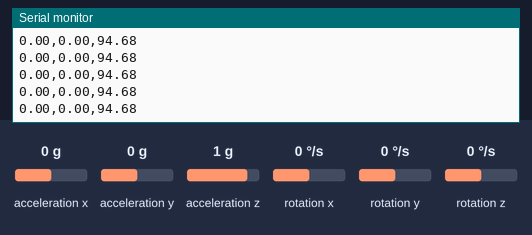
The sketch below on a simulated Arduino Uno, built with avr-gcc and run on an emulated ATmega328P. Shown: the last lines printed to the serial monitor. The inputs (shaded band) are chosen by the test bench; at power-on: acceleration x 0 g, acceleration y 0 g, acceleration z 1 g, rotation x 0 °/s, rotation y 0 °/s, rotation z 0 °/s.

Above: at 1.9 s.
2.0 s: acceleration x set to -1.4 g
At 2.5 s:
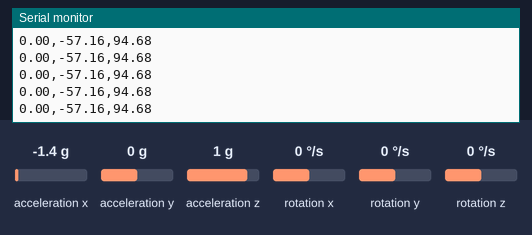
3.5 s: acceleration y set to -1.4 g
At 4.5 s:
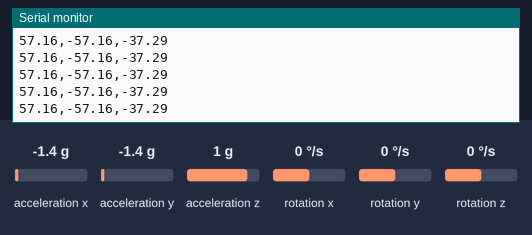
5.0 s: acceleration z set to -1.4 g
At 5.9 s:
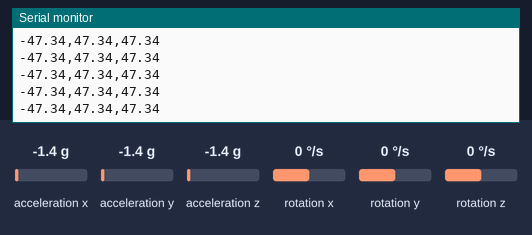
6.5 s: acceleration x set to 0.8 g
At 7.3 s:
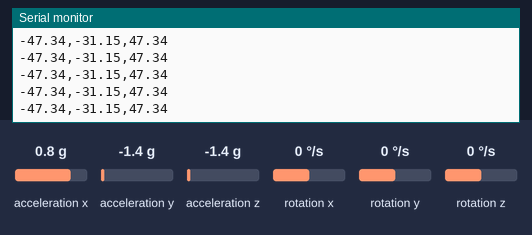
9.5 s: acceleration z set to 0 g
At 10.3 s:
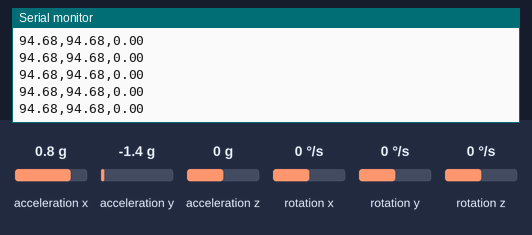
Timing chart, 0 to 12.5 s (numbered marks = the images above; inputs shaded):
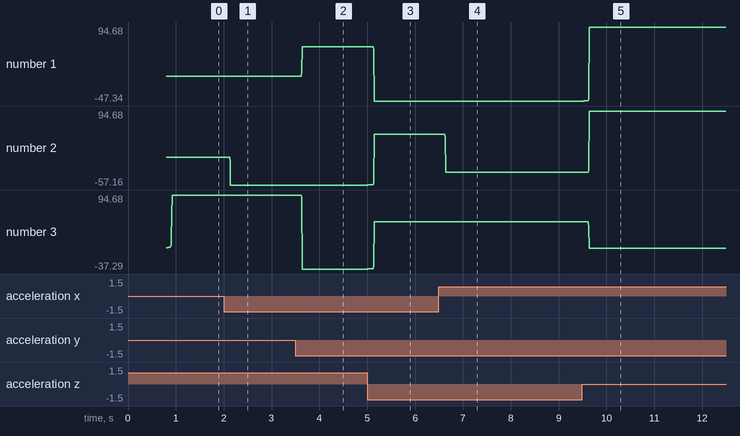

Measured:
- after the input at 2.0 s, the serial monitor: prints a new line at once (image 1)
- after the input at 3.5 s, the serial monitor: prints a new line at once (image 2)
- after the input at 5.0 s, the serial monitor: prints a new line at once (image 3)
- after the input at 6.5 s, the serial monitor: prints a new line at once (image 4)
- after the input at 9.5 s, the serial monitor: prints a new line at once (image 5)
- plotted number 1: 0 → 57.16 after the input at 3.5 s, 57.16 → -47.34 after the input at 5.0 s, -47.34 → 94.68 after the input at 9.5 s
- plotted number 2: 0 → -57.16 after the input at 2.0 s, -57.16 → 47.34 after the input at 5.0 s, 47.34 → -31.15 after the input at 6.5 s, -31.15 → 94.68 after the input at 9.5 s
- plotted number 3: 94.68 → -37.29 after the input at 3.5 s, -37.29 → 47.34 after the input at 5.0 s, 47.34 → 0 after the input at 9.5 s

The sketch:

mpu6050.ino
```cpp
#include "I2Cdev.h"
#include "MPU6050.h"
#include "Wire.h"

MPU6050 accelgyro;

unsigned long now, lastTime = 0;
float dt; //微分时间

int16_t ax, ay, az, gx, gy, gz; //加速度计陀螺仪原始数据
float aax = 0, aay = 0, aaz = 0, agx = 0, agy = 0, agz = 0; //角度变量
long axo = 0, ayo = 0, azo = 0; //加速度计偏移量
long gxo = 0, gyo = 0, gzo = 0; //陀螺仪偏移量

const float pi = 3.1415926;
const float AcceRatio = 16384.0; //加速度计比例系数
const float GyroRatio = 131.0;   //陀螺仪比例系数

const int n_sample = 8; //加速度计滤波算法采样个数
float aaxs[n_sample] = {0}, aays[n_sample] = {0},
                       aazs[n_sample] = {0};     // x,y轴采样队列
long aax_sum, aay_sum, aaz_sum; // x,y轴采样和

float a_x[10] = {0}, a_y[10] = {0}, a_z[10] = {0}, g_x[10] = {0}, g_y[10] = {0},
                               g_z[10] = {0};              //加速度计协方差计算队列
float Px = 1, Rx, Kx, Sx, Vx, Qx; // x轴卡尔曼变量
float Py = 1, Ry, Ky, Sy, Vy, Qy; // y轴卡尔曼变量
float Pz = 1, Rz, Kz, Sz, Vz, Qz; // z轴卡尔曼变量

void initial_mpu() {
  accelgyro.initialize();     //初始化
  unsigned short times = 200; //采样次数
  for (int i = 0; i < times; i++) {
    accelgyro.getMotion6(&ax, &ay, &az, &gx, &gy, &gz); //读取六轴原始数值
    axo += ax;
    ayo += ay;
    azo += az; //采样和
    gxo += gx;
    gyo += gy;
    gzo += gz;
  }
  axo /= times;
  ayo /= times;
  azo /= times; //计算加速度计偏移
  gxo /= times;
  gyo /= times;
  gzo /= times; //计算陀螺仪偏
}

void setup() {
  Wire.begin();
  Serial.begin(115200);
  initial_mpu();
}

void loop() {
  kalman();
}

void kalman() {
  unsigned long now = millis();   //当前时间(ms)
  dt = (now - lastTime) / 1000.0; //微分时间(s)
  lastTime = now;                 //上一次采样时间(ms)

  accelgyro.getMotion6(&ax, &ay, &az, &gx, &gy, &gz); //读取六轴原始数值

  float accx = ax / AcceRatio; // x轴加速度
  float accy = ay / AcceRatio; // y轴加速度
  float accz = az / AcceRatio; // z轴加速度

  aax = atan(accy / accz) * (-180) / pi; // y轴对于z轴的夹角
  aay = atan(accx / accz) * 180 / pi;    // x轴对于z轴的夹角
  aaz = atan(accz / accy) * 180 / pi;    // z轴对于y轴的夹角

  aax_sum = 0; //对于加速度计原始数据的滑动加权滤波算法
  aay_sum = 0;
  aaz_sum = 0;

  for (int i = 1; i < n_sample; i++) {
    aaxs[i - 1] = aaxs[i];
    aax_sum += aaxs[i] * i;
    aays[i - 1] = aays[i];
    aay_sum += aays[i] * i;
    aazs[i - 1] = aazs[i];
    aaz_sum += aazs[i] * i;
  }

  aaxs[n_sample - 1] = aax;
  aax_sum += aax * n_sample;
  aax = (aax_sum / (11 * n_sample / 2.0)) * 9 / 7.0; //角度调幅至0-90°
  aays[n_sample - 1] = aay;  //此处应用实验法取得合适的系数
  aay_sum += aay * n_sample; //本例系数为9/7
  aay = (aay_sum / (11 * n_sample / 2.0)) * 9 / 7.0;
  aazs[n_sample - 1] = aaz;
  aaz_sum += aaz * n_sample;
  aaz = (aaz_sum / (11 * n_sample / 2.0)) * 9 / 7.0;

  float gyrox = -(gx - gxo) / GyroRatio * dt; // x轴角速度
  float gyroy = -(gy - gyo) / GyroRatio * dt; // y轴角速度
  float gyroz = -(gz - gzo) / GyroRatio * dt; // z轴角速度
  agx += gyrox;                               // x轴角速度积分
  agy += gyroy;                               // x轴角速度积分
  agz += gyroz;

  /* kalman start */
  Sx = 0;
  Rx = 0;
  Sy = 0;
  Ry = 0;
  Sz = 0;
  Rz = 0;

  for (int i = 1; i < 10; i++) { //测量值平均值运算
    a_x[i - 1] = a_x[i];       //即加速度平均值
    Sx += a_x[i];
    a_y[i - 1] = a_y[i];
    Sy += a_y[i];
    a_z[i - 1] = a_z[i];
    Sz += a_z[i];
  }

  a_x[9] = aax;
  Sx += aax;
  Sx /= 10; // x轴加速度平均值
  a_y[9] = aay;
  Sy += aay;
  Sy /= 10; // y轴加速度平均值
  a_z[9] = aaz;
  Sz += aaz;
  Sz /= 10;

  for (int i = 0; i < 10; i++) {
    Rx += sq(a_x[i] - Sx);
    Ry += sq(a_y[i] - Sy);
    Rz += sq(a_z[i] - Sz);
  }

  Rx = Rx / 9; //得到方差
  Ry = Ry / 9;
  Rz = Rz / 9;

  Px = Px + 0.0025;             // 0.0025在下面有说明...
  Kx = Px / (Px + Rx);          //计算卡尔曼增益
  agx = agx + Kx * (aax - agx); //陀螺仪角度与加速度计速度叠加
  Px = (1 - Kx) * Px;           //更新p值

  Py = Py + 0.0025;
  Ky = Py / (Py + Ry);
  agy = agy + Ky * (aay - agy);
  Py = (1 - Ky) * Py;

  Pz = Pz + 0.0025;
  Kz = Pz / (Pz + Rz);
  agz = agz + Kz * (aaz - agz);
  Pz = (1 - Kz) * Pz;

  /* kalman end */

  Serial.print(agx);
  Serial.print(",");
  Serial.print(agy);
  Serial.print(",");
  Serial.print(agz);
  Serial.println();
}
```
